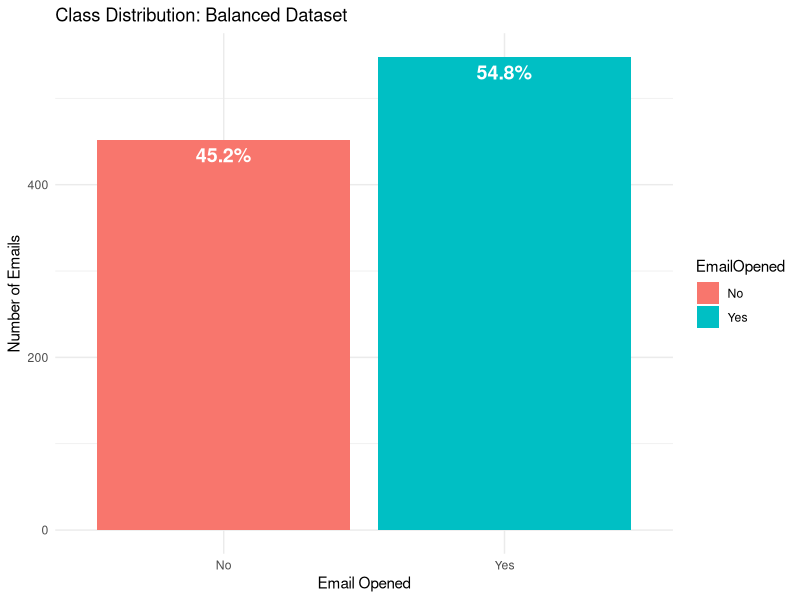
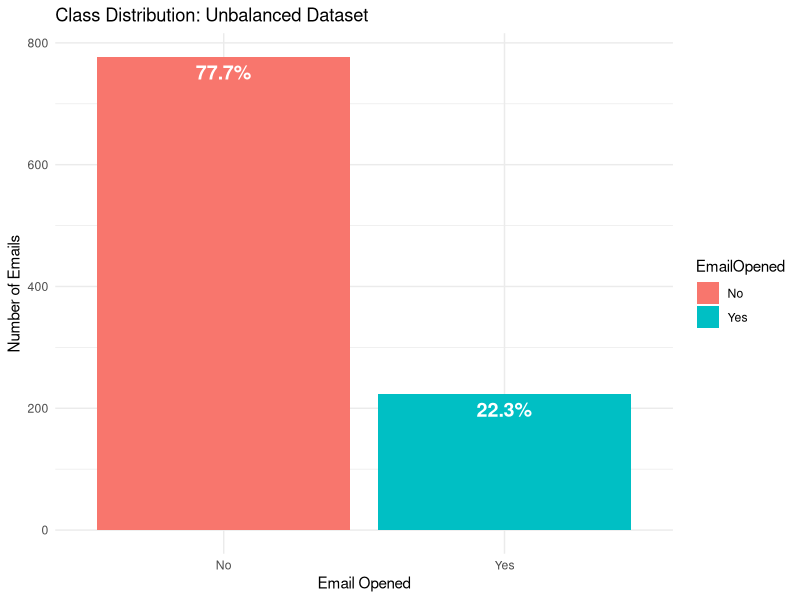

Here is the R script that generated these plots, in order:
# =======================================
# Using a Confusion Matrix in Marketing 
# Creates bar plots of the two datasets to visualize balanced vs. unbalanced data
# By: Joe Domaleski, 7/11/25
# https://blog.marketingdatascience.ai
# =======================================

set.seed(123)

# Load necessary library
library(ggplot2)

# Load balanced dataset
balanced_data <- read.csv("synthetic_email_data_balanced.csv")
balanced_counts <- table(balanced_data$opened)
balanced_df <- data.frame(EmailOpened = names(balanced_counts),
                          Count = as.vector(balanced_counts),
                          Percentage = round(100 * as.vector(balanced_counts) / sum(balanced_counts), 1))

# Load unbalanced dataset
unbalanced_data <- read.csv("synthetic_email_data_unbalanced.csv")
unbalanced_counts <- table(unbalanced_data$opened)
unbalanced_df <- data.frame(EmailOpened = names(unbalanced_counts),
                            Count = as.vector(unbalanced_counts),
                            Percentage = round(100 * as.vector(unbalanced_counts) / sum(unbalanced_counts), 1))

# Plot for balanced dataset
ggplot(balanced_df, aes(x = EmailOpened, y = Count, fill = EmailOpened)) +
  geom_bar(stat = "identity") +
  geom_text(aes(label = paste0(Percentage, "%")), 
            color = "white", size = 5, fontface = "bold", vjust = 1.5) +
  ggtitle("Class Distribution: Balanced Dataset") +
  ylab("Number of Emails") +
  xlab("Email Opened") +
  theme_minimal()

# Plot for unbalanced dataset
ggplot(unbalanced_df, aes(x = EmailOpened, y = Count, fill = EmailOpened)) +
  geom_bar(stat = "identity") +
  geom_text(aes(label = paste0(Percentage, "%")), 
            color = "white", size = 5, fontface = "bold", vjust = 1.5) +
  ggtitle("Class Distribution: Unbalanced Dataset") +
  ylab("Number of Emails") +
  xlab("Email Opened") +
  theme_minimal()
